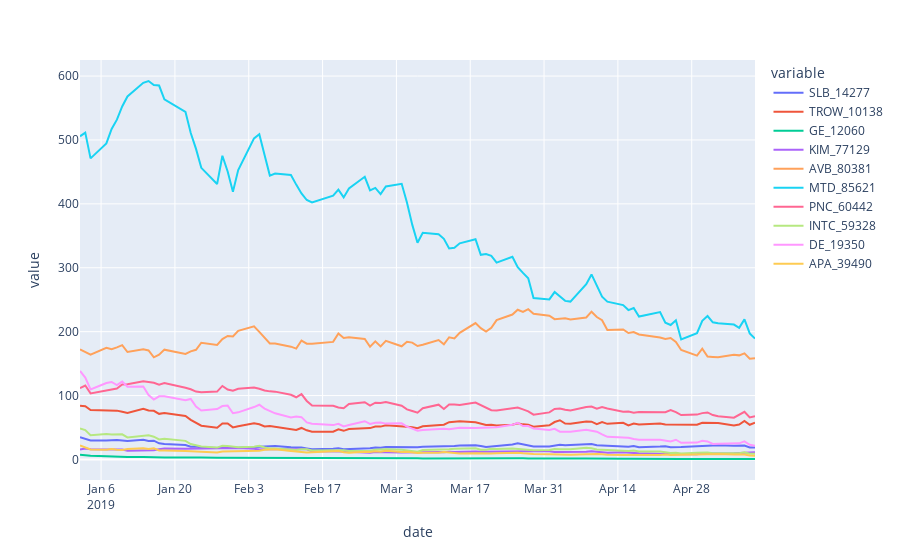

Source (notebook cell):
### Code cell
import plotly.express as px
px.line(pred)
